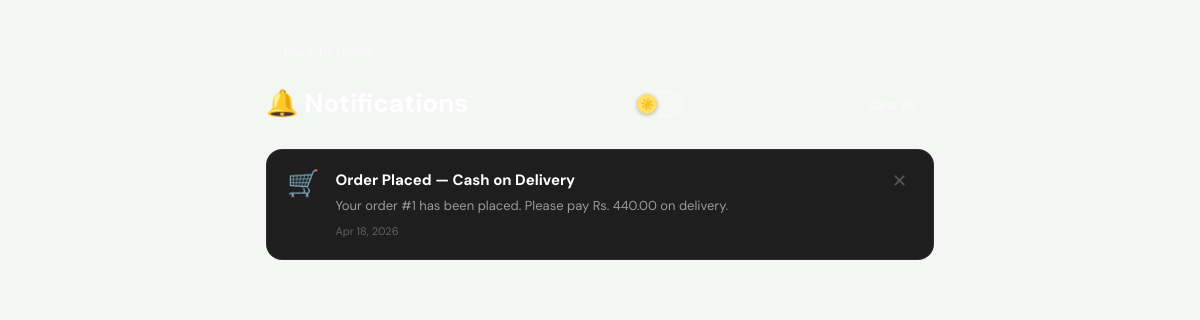
The page /pages/notifications.php (signed in) on the database its author committed.
### tables this page shows
CREATE TABLE `notifications` (
  `notification_id` int(10) UNSIGNED NOT NULL,
  `user_id` int(10) UNSIGNED NOT NULL,
  `title` varchar(150) NOT NULL,
  `message` text NOT NULL,
  `type` varchar(50) NOT NULL DEFAULT 'general',
  `is_read` tinyint(1) NOT NULL DEFAULT 0,
  `created_at` datetime NOT NULL DEFAULT current_timestamp()
);

### pages/notifications.php (the view, shortened to what this page needs)
<?php
require_once "../config/db.php";
$user_id = (int) $_SESSION['user_id'];
$stmt = $conn->prepare("SELECT * FROM notifications WHERE user_id = ? ORDER BY created_at DESC LIMIT 50");
$stmt->bind_param("i", $user_id);
$stmt->execute();
$notifications = $stmt->get_result()->fetch_all(MYSQLI_ASSOC);
function notif_icon(string $type): string {
    return match($type) {
        'order'    => '🛒',
        'payment'  => '💳',
        'ready'    => '✅',
        'cancel'   => '❌',
        'promo'    => '🎁',
        default    => '🔔',
    };
}
function time_ago(string $datetime): string {
    $diff = time() - strtotime($datetime);
    return date('M j, Y', strtotime($datetime));
}
function clean_notif_title(string $title): string {
    return preg_replace('/#\d+\s*/u', '', $title);
}
function clean_notif_message(string $msg): string {
    $msg = preg_replace('/\bof Rs\.?\s*[\d,]+(\.\d+)?\b/u', '', $msg);
    $msg = preg_replace('/\bfor Order\s+#?\d+\b/u', '', $msg);
    return preg_replace('/\s{2,}/', ' ', trim($msg));
}
?>
<!DOCTYPE html>
<html lang="en">
<head>
    <link rel="stylesheet" href="../assets/css/style.css">
</head>
<body class="notifications-page">
    <div class="notif-page-wrap">
        <a href="dashboard.php" class="back-link">← Back to Home</a>
        <div class="notif-page-header">
            <h1>🔔 Notifications</h1>
            <label class="theme-toggle" title="Toggle light/dark mode"><input type="checkbox" class="theme-checkbox"><span class="theme-slider"></span></label>
            <?php if (count($notifications) > 0): ?>
            <form method="POST" onsubmit="return confirm('Clear all notifications?')">
                <button type="submit" class="btn-clear-all">Clear all</button>
            </form>
            <?php endif; ?>
        </div>
        <?php if (count($notifications) === 0): ?>
        <div class="notif-empty">
            <div class="empty-icon">🔕</div>
            <p>You're all caught up! No notifications yet.</p>
        </div>
        <?php else: ?>
        <div class="notif-list">
            <?php foreach ($notifications as $n): ?>
            <div class="notif-card">
                <div class="notif-card-icon"><?php echo notif_icon($n['type']); ?></div>
                <div class="notif-card-body">
                    <div class="notif-card-title"><?php echo htmlspecialchars(clean_notif_title($n['title']), ENT_QUOTES, 'UTF-8'); ?></div>
                    <div class="notif-card-msg"><?php echo htmlspecialchars(clean_notif_message($n['message']), ENT_QUOTES, 'UTF-8'); ?></div>
                    <div class="notif-card-time"><?php echo time_ago($n['created_at']); ?></div>
                </div>
                <form method="POST">
                    <button type="submit" class="notif-card-del" title="Delete">✕</button>
                </form>
            </div>
            <?php endforeach; ?>
        </div>
        <?php endif; ?>
    </div>
</body>
</html>

### pages/notifications.php (style rules this page uses)
.notif-page-wrap { max-width: 700px; margin: 40px auto; padding: 0 16px 60px; }
.notif-page-header { display: flex; align-items: center; justify-content: space-between; margin-bottom: 24px; }
.notif-page-header h1 { font-size: 26px; font-weight: 700; color: #fff; display: flex; align-items: center; gap: 10px; }
.btn-clear-all { background: transparent; border: 1px solid rgba(255,255,255,0.2); color: rgba(255,255,255,0.6); padding: 8px 18px; border-radius: 999px; font-size: 13px; cursor: pointer; transition: all 0.2s; }
.notif-list { display: flex; flex-direction: column; gap: 12px; }
.notif-card { background: #1e1e1e; border: 1px solid rgba(255,255,255,0.08); border-radius: 16px; padding: 18px 20px; display: flex; align-items: flex-start; gap: 16px; transition: border-color 0.2s; }
.notif-card-icon { font-size: 26px; line-height: 1; flex-shrink: 0; margin-top: 2px; }
.notif-card-body { flex: 1; min-width: 0; }
.notif-card-title { font-size: 15px; font-weight: 700; color: #fff; margin-bottom: 4px; }
.notif-card-msg { font-size: 13px; color: rgba(255,255,255,0.55); line-height: 1.5; }
.notif-card-time { font-size: 11px; color: rgba(255,255,255,0.3); margin-top: 8px; }
.notif-card-del { background: transparent; border: none; color: rgba(255,255,255,0.25); font-size: 18px; cursor: pointer; line-height: 1; padding: 4px 6px; border-radius: 50%; transition: all 0.15s; flex-shrink: 0; }
.back-link { display: inline-flex; align-items: center; gap: 6px; color: rgba(255,255,255,0.5); text-decoration: none; font-size: 14px; margin-bottom: 20px; transition: color 0.2s; }

### rows shown on the page
notifications: type "🛒", title "Order Placed — Cash on Delivery", message "Your order #1 has been placed. Please pay Rs. 440.00 on delivery.", created_at "Apr 18, 2026"
